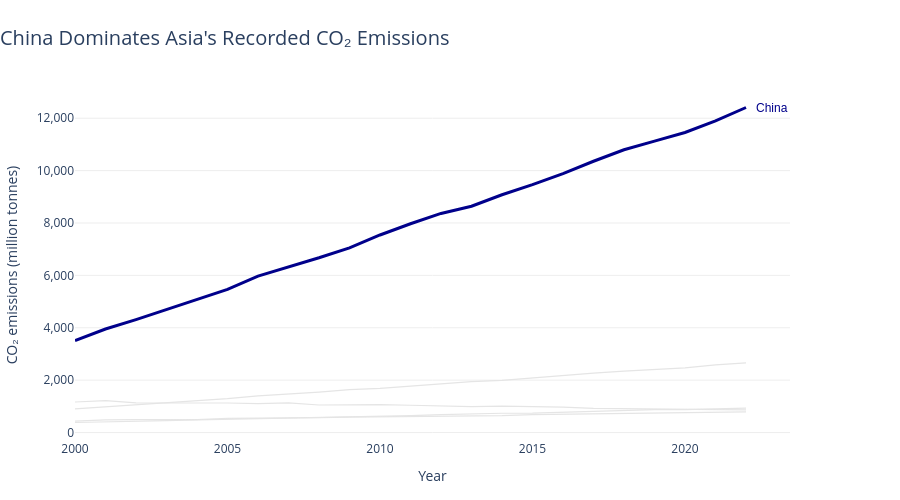

The cell this chart's notebook holds for it:
### Markdown cell above
---
## Task — Multi-Series Line Chart with Highlight

**What to build:** A line chart showing CO2 emissions over time for **all Asian countries** in the dataset, with one country highlighted.

**Requirements:**
- All countries shown (for context), but only **one highlighted in colour** — your choice which
- All other lines in grey (#EEEEEE), thinner
- Highlighted country **labelled directly** at the end of its line (not in a legend)
- Insight title that names the highlighted country and its story

### Code cell
# Task — Multi-series line with highlight
# YOUR CODE HERE

import plotly.express as px
import plotly.graph_objects as go

# Filter the dataset to include only Asian countries
asia_df = df[df["Region"] == "Asia"].copy()

# Choose the country to highlight
highlight_country = "China"

# Create a colour map:
# Highlight China in red and all other countries in light grey
color_map = {
    country: "darkblue" if country == highlight_country else "#E5E5E5"
    for country in asia_df["Country"].unique()
}

# Create the multi-series line chart
fig = px.line(
    asia_df,
    x="Year",
    y="CO2_Mt",
    color="Country",
    color_discrete_map=color_map,
    labels={
        "Year": "Year",
        "CO2_Mt": "CO₂ emissions (million tonnes)"
    },
    title="China Dominates Asia's Recorded CO₂ Emissions",
    template="plotly_white",
    height=500
)

# Make all country lines thin and remove the legend
fig.update_traces(
    line=dict(width=1.2),
    showlegend=False
)

# Make the highlighted country's line thicker
fig.update_traces(
    line=dict(width=3),
    selector=dict(name=highlight_country)
)

# Find the final data point for China
highlight_data = (
    asia_df[asia_df["Country"] == highlight_country]
    .sort_values("Year")
)

# Add a direct label at the end of China's line
if not highlight_data.empty:
    last_point = highlight_data.iloc[-1]

    fig.add_annotation(
        x=last_point["Year"],
        y=last_point["CO2_Mt"],
        text=highlight_country,
        showarrow=False,
        xanchor="left",
        xshift=8,
        font=dict(
            color="darkblue",
            size=12,
            family="Arial"
        )
    )
else:
    print(f"Warning: {highlight_country} was not found in the Asian dataset.")

# Clean up the chart layout
fig.update_layout(
    title=dict(
        text="China Dominates Asia's Recorded CO₂ Emissions",
        x=0,
        xanchor="left",
        font=dict(size=20)
    ),
    xaxis=dict(
        showgrid=False,
        title="Year"
    ),
    yaxis=dict(
    title="CO₂ emissions (million tonnes)",
    gridcolor="#EEEEEE",
    zeroline=False,
    tickformat=",.0f"
),
    plot_bgcolor="white",
    paper_bgcolor="white",
    margin=dict(l=70, r=110, t=90, b=60),
    hovermode="x unified"
)

# Display the chart
fig.show()

### Figure 1 — Plotly figure (JSON) as saved in the notebook; plotly's stock layout.template omitted (floating-point values rounded to 4 significant figures)
{"data": [{"hovertemplate": "Country=China<br>Year=%{x}<br>CO₂ emissions (million tonnes)=%{y}<extra></extra>", "legendgroup": "China", "line": {"color": "darkblue", "dash": "solid", "width": 3}, "marker": {"symbol": "circle"}, "mode": "lines", "name": "China", "orientation": "v", "showlegend": false, "type": "scatter", "x": [2000, 2001, 2002, 2003, 2004, 2005, 2006, 2007, 2008, 2009, 2010, 2011, 2012, 2013, 2014, 2015, 2016, 2017, 2018, 2019, 2020, 2021, 2022], "xaxis": "x", "y": [3514.0, 3952.0, 4312.0, 4692.0, 5079.0, 5468.0, 5974.0, 6323.0, 6673.0, 7053.0, 7543.0, 7972.0, 8365.0, 8641.0, 9078.0, 9466.0, 9887.0, 10360.0, 10790.0, 11130.0, 11450.0, 11900.0, 12410.0], "yaxis": "y"}, {"hovertemplate": "Country=India<br>Year=%{x}<br>CO₂ emissions (million tonnes)=%{y}<extra></extra>", "legendgroup": "India", "line": {"color": "#E5E5E5", "dash": "solid", "width": 1.2}, "marker": {"symbol": "circle"}, "mode": "lines", "name": "India", "orientation": "v", "showlegend": false, "type": "scatter", "x": [2000, 2001, 2002, 2003, 2004, 2005, 2006, 2007, 2008, 2009, 2010, 2011, 2012, 2013, 2014, 2015, 2016, 2017, 2018, 2019, 2020, 2021, 2022], "xaxis": "x", "y": [901.6, 974.6, 1056.0, 1146.0, 1205.0, 1291.0, 1396.0, 1466.0, 1542.0, 1637.0, 1687.0, 1774.0, 1865.0, 1945.0, 1994.0, 2092.0, 2177.0, 2267.0, 2345.0, 2419.0, 2466.0, 2580.0, 2661.0], "yaxis": "y"}, {"hovertemplate": "Country=Japan<br>Year=%{x}<br>CO₂ emissions (million tonnes)=%{y}<extra></extra>", "legendgroup": "Japan", "line": {"color": "#E5E5E5", "dash": "solid", "width": 1.2}, "marker": {"symbol": "circle"}, "mode": "lines", "name": "Japan", "orientation": "v", "showlegend": false, "type": "scatter", "x": [2000, 2001, 2002, 2003, 2004, 2005, 2006, 2007, 2008, 2009, 2010, 2011, 2012, 2013, 2014, 2015, 2016, 2017, 2018, 2019, 2020, 2021, 2022], "xaxis": "x", "y": [1166.0, 1220.0, 1136.0, 1131.0, 1151.0, 1127.0, 1101.0, 1133.0, 1050.0, 1061.0, 1064.0, 1042.0, 1005.0, 990.9, 1010.0, 996.6, 967.4, 925.1, 916.6, 914.5, 902.8, 898.1, 865.1], "yaxis": "y"}, {"hovertemplate": "Country=South Korea<br>Year=%{x}<br>CO₂ emissions (million tonnes)=%{y}<extra></extra>", "legendgroup": "South Korea", "line": {"color": "#E5E5E5", "dash": "solid", "width": 1.2}, "marker": {"symbol": "circle"}, "mode": "lines", "name": "South Korea", "orientation": "v", "showlegend": false, "type": "scatter", "x": [2000, 2001, 2002, 2003, 2004, 2005, 2006, 2007, 2008, 2009, 2010, 2011, 2012, 2013, 2014, 2015, 2016, 2017, 2018, 2019, 2020, 2021, 2022], "xaxis": "x", "y": [438.1, 481.5, 490.6, 490.8, 494.6, 537.2, 539.0, 566.1, 570.0, 585.4, 595.9, 620.6, 631.1, 649.6, 646.2, 686.5, 704.0, 706.0, 738.5, 750.8, 755.8, 777.3, 789.5], "yaxis": "y"}, {"hovertemplate": "Country=Indonesia<br>Year=%{x}<br>CO₂ emissions (million tonnes)=%{y}<extra></extra>", "legendgroup": "Indonesia", "line": {"color": "#E5E5E5", "dash": "solid", "width": 1.2}, "marker": {"symbol": "circle"}, "mode": "lines", "name": "Indonesia", "orientation": "v", "showlegend": false, "type": "scatter", "x": [2000, 2001, 2002, 2003, 2004, 2005, 2006, 2007, 2008, 2009, 2010, 2011, 2012, 2013, 2014, 2015, 2016, 2017, 2018, 2019, 2020, 2021, 2022], "xaxis": "x", "y": [382.8, 400.4, 430.7, 453.8, 482.6, 501.9, 533.0, 551.8, 586.6, 602.5, 614.5, 647.3, 680.1, 717.7, 736.3, 738.2, 768.8, 813.7, 834.8, 872.3, 876.5, 898.5, 930.5], "yaxis": "y"}], "layout": {"annotations": [{"font": {"color": "darkblue", "family": "Arial", "size": 12}, "showarrow": false, "text": "China", "x": 2022, "xanchor": "left", "xshift": 8, "y": 12410.0}], "height": 500, "hovermode": "x unified", "legend": {"title": {"text": "Country"}, "tracegroupgap": 0}, "margin": {"b": 60, "l": 70, "r": 110, "t": 90}, "paper_bgcolor": "white", "plot_bgcolor": "white", "title": {"font": {"size": 20}, "text": "China Dominates Asia's Recorded CO₂ Emissions", "x": 0, "xanchor": "left"}, "xaxis": {"anchor": "y", "domain": [0, 1], "showgrid": false, "title": {"text": "Year"}}, "yaxis": {"anchor": "x", "domain": [0, 1], "gridcolor": "#EEEEEE", "tickformat": ",.0f", "title": {"text": "CO₂ emissions (million tonnes)"}, "zeroline": false}}}
